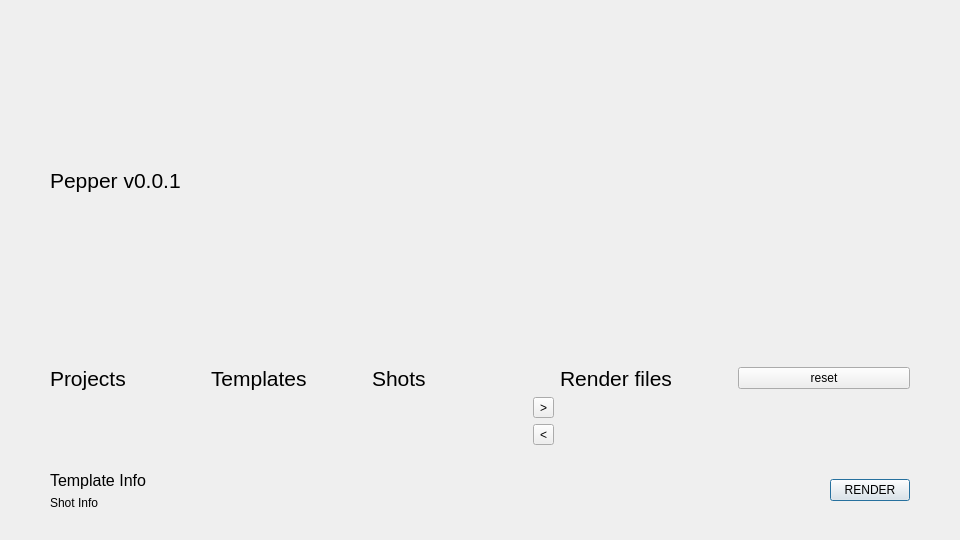
<?xml version="1.0" encoding="UTF-8"?>
<ui version="4.0">
 <class>Dialog</class>
 <widget class="QDialog" name="Dialog">
  <property name="geometry">
   <rect>
    <x>0</x>
    <y>0</y>
    <width>960</width>
    <height>540</height>
   </rect>
  </property>
  <property name="windowTitle">
   <string>Dialog</string>
  </property>
  <layout class="QGridLayout" name="gridLayout_2">
   <property name="leftMargin">
    <number>50</number>
   </property>
   <property name="topMargin">
    <number>30</number>
   </property>
   <property name="rightMargin">
    <number>50</number>
   </property>
   <property name="bottomMargin">
    <number>30</number>
   </property>
   <item row="2" column="0">
    <layout class="QHBoxLayout" name="horizontalLayout">
     <item>
      <layout class="QVBoxLayout" name="verticalLayout_3">
       <item>
        <layout class="QHBoxLayout" name="horizontalLayout_6">
         <item>
          <widget class="QLabel" name="label_9">
           <property name="sizePolicy">
            <sizepolicy hsizetype="Minimum" vsizetype="Preferred">
             <horstretch>0</horstretch>
             <verstretch>0</verstretch>
            </sizepolicy>
           </property>
           <property name="font">
            <font>
             <pointsize>12</pointsize>
            </font>
           </property>
           <property name="text">
            <string>Template Info</string>
           </property>
          </widget>
         </item>
         <item>
          <widget class="QLabel" name="template_info_label">
           <property name="sizePolicy">
            <sizepolicy hsizetype="Minimum" vsizetype="Preferred">
             <horstretch>0</horstretch>
             <verstretch>0</verstretch>
            </sizepolicy>
           </property>
           <property name="minimumSize">
            <size>
             <width>600</width>
             <height>0</height>
            </size>
           </property>
           <property name="text">
            <string/>
           </property>
          </widget>
         </item>
        </layout>
       </item>
       <item>
        <layout class="QHBoxLayout" name="horizontalLayout_7">
         <item>
          <widget class="QLabel" name="label_7">
           <property name="sizePolicy">
            <sizepolicy hsizetype="Minimum" vsizetype="Preferred">
             <horstretch>0</horstretch>
             <verstretch>0</verstretch>
            </sizepolicy>
           </property>
           <property name="text">
            <string>Shot Info</string>
           </property>
          </widget>
         </item>
         <item>
          <widget class="QLabel" name="shot_info_label">
           <property name="sizePolicy">
            <sizepolicy hsizetype="Minimum" vsizetype="Preferred">
             <horstretch>0</horstretch>
             <verstretch>0</verstretch>
            </sizepolicy>
           </property>
           <property name="minimumSize">
            <size>
             <width>600</width>
             <height>0</height>
            </size>
           </property>
           <property name="text">
            <string/>
           </property>
          </widget>
         </item>
        </layout>
       </item>
      </layout>
     </item>
     <item>
      <spacer name="horizontalSpacer">
       <property name="orientation">
        <enum>Qt::Horizontal</enum>
       </property>
       <property name="sizeType">
        <enum>QSizePolicy::Fixed</enum>
       </property>
       <property name="sizeHint" stdset="0">
        <size>
         <width>40</width>
         <height>20</height>
        </size>
       </property>
      </spacer>
     </item>
     <item>
      <widget class="QPushButton" name="render_btn">
       <property name="sizePolicy">
        <sizepolicy hsizetype="Fixed" vsizetype="Fixed">
         <horstretch>0</horstretch>
         <verstretch>0</verstretch>
        </sizepolicy>
       </property>
       <property name="minimumSize">
        <size>
         <width>0</width>
         <height>0</height>
        </size>
       </property>
       <property name="text">
        <string>RENDER</string>
       </property>
      </widget>
     </item>
    </layout>
   </item>
   <item row="0" column="0">
    <layout class="QVBoxLayout" name="verticalLayout_2">
     <item>
      <widget class="QLabel" name="label_3">
       <property name="font">
        <font>
         <pointsize>16</pointsize>
        </font>
       </property>
       <property name="text">
        <string>Pepper v0.0.1</string>
       </property>
      </widget>
     </item>
     <item>
      <layout class="QGridLayout" name="gridLayout_3">
       <item row="1" column="0">
        <widget class="QLabel" name="label">
         <property name="font">
          <font>
           <pointsize>16</pointsize>
          </font>
         </property>
         <property name="text">
          <string>Projects</string>
         </property>
        </widget>
       </item>
       <item row="1" column="5">
        <layout class="QHBoxLayout" name="horizontalLayout_2">
         <item>
          <widget class="QLabel" name="label_5">
           <property name="font">
            <font>
             <pointsize>16</pointsize>
            </font>
           </property>
           <property name="text">
            <string>Render files</string>
           </property>
          </widget>
         </item>
         <item>
          <widget class="QPushButton" name="reset_btn">
           <property name="text">
            <string>reset</string>
           </property>
          </widget>
         </item>
        </layout>
       </item>
       <item row="1" column="2">
        <widget class="QLabel" name="label_4">
         <property name="font">
          <font>
           <pointsize>16</pointsize>
          </font>
         </property>
         <property name="text">
          <string>Shots</string>
         </property>
        </widget>
       </item>
       <item row="2" column="3">
        <layout class="QVBoxLayout" name="verticalLayout_4">
         <item>
          <widget class="QToolButton" name="append_btn">
           <property name="text">
            <string>&gt;</string>
           </property>
          </widget>
         </item>
         <item>
          <widget class="QToolButton" name="del_btn">
           <property name="text">
            <string>&lt;</string>
           </property>
          </widget>
         </item>
        </layout>
       </item>
       <item row="1" column="1">
        <widget class="QLabel" name="label_2">
         <property name="font">
          <font>
           <pointsize>16</pointsize>
          </font>
         </property>
         <property name="text">
          <string>Templates</string>
         </property>
        </widget>
       </item>
       <item row="0" column="0">
        <spacer name="verticalSpacer">
         <property name="orientation">
          <enum>Qt::Vertical</enum>
         </property>
         <property name="sizeType">
          <enum>QSizePolicy::Fixed</enum>
         </property>
         <property name="sizeHint" stdset="0">
          <size>
           <width>50</width>
           <height>30</height>
          </size>
         </property>
        </spacer>
       </item>
       <item row="0" column="5">
        <spacer name="horizontalSpacer_2">
         <property name="orientation">
          <enum>Qt::Horizontal</enum>
         </property>
         <property name="sizeType">
          <enum>QSizePolicy::Minimum</enum>
         </property>
         <property name="sizeHint" stdset="0">
          <size>
           <width>350</width>
           <height>1</height>
          </size>
         </property>
        </spacer>
       </item>
      </layout>
     </item>
    </layout>
   </item>
   <item row="1" column="0">
    <spacer name="verticalSpacer_2">
     <property name="orientation">
      <enum>Qt::Vertical</enum>
     </property>
     <property name="sizeType">
      <enum>QSizePolicy::Fixed</enum>
     </property>
     <property name="sizeHint" stdset="0">
      <size>
       <width>20</width>
       <height>20</height>
      </size>
     </property>
    </spacer>
   </item>
  </layout>
 </widget>
 <resources/>
 <connections/>
</ui>
